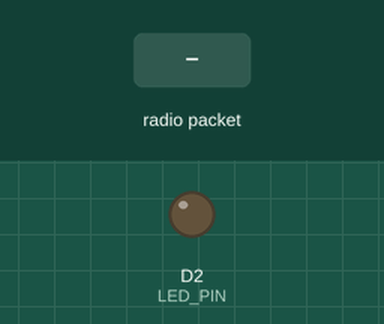
Simulated run of this sketch. Board: ESP8266 (NodeMCU). Parts: output pins drawn as LEDs (lit = HIGH). The test bench sets the inputs (shaded band). No radio packets arrive unless stated; what the sketch prints to the serial monitor is not drawn.

Above: at 1.2 s.
1.3 s: radio packet "1" arrives
Timing chart, 0 to 4.3 s (numbered marks = the images above; inputs shaded):
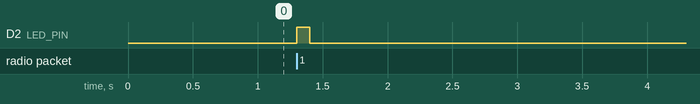

Measured:
- after the input at 1.3 s, D2 (LED_PIN): LOW → HIGH at once, → LOW 0.10 s later

The sketch:

lorarx.ino
```cpp
#include <SPI.h>
#include <LoRa.h>

// === LoRa Pin Definitions ===
#define SS_PIN    D10
#define RST_PIN   D9
#define DIO0_PIN  D8

// Optional LED for message indicator
#define LED_PIN   D2

void setup() {
  Serial.begin(115200);
  pinMode(LED_PIN, OUTPUT);

  // Initialize LoRa
  LoRa.setPins(SS_PIN, RST_PIN, DIO0_PIN);
  if (!LoRa.begin(433E6)) {
    Serial.println("❌ LoRa init failed. Check wiring.");
    while (true);
  }

  Serial.println("✅ LoRa Receiver Ready");
}

void loop() {
  int packetSize = LoRa.parsePacket();
  if (packetSize > 0) {
    String received = "";

    while (LoRa.available()) {
      received += (char)LoRa.read();
    }

    received.trim();

    // Blink LED to show reception
    digitalWrite(LED_PIN, HIGH);
    delay(100);
    digitalWrite(LED_PIN, LOW);

    // === Print formatted data ===
    Serial.println("=================================");
    Serial.println("📥 LoRa Message Received:");
    printFormattedData(received);
  }
}

void printFormattedData(const String& data) {
  // Optional: print raw data for debugging
  // Serial.println(data);

  int start = 0;
  int index = 0;

  while ((index = data.indexOf(',', start)) != -1) {
    String part = data.substring(start, index);
    Serial.print("🔹 " + part + " ");
    start = index + 1;
  }

  // Print the last part if it exists
  if (start < data.length()) {
    Serial.print("🔹 " + data.substring(start));
  }

  Serial.println(); // Final line break
}
```
